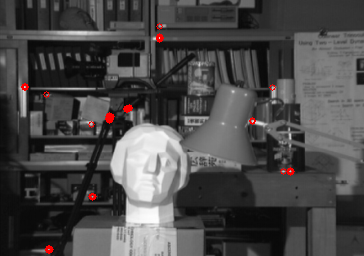
//> input picture W4_PracticalExample/ref_corners.png, 364 x 256 px, given in place of ref.bmp, which was not available
$ ./W4_PracticalExample_Test_   (built with g++ and OpenCV 4)
//> lines starting //> are read from the running program, lines starting //| are printed output that depends on the picture; after the words box and inside, x2 and y2 are one past the last pixel; in counts of white or black regions, pixels touching at a corner belong together; pictures that were not available may be replaced by others from this repository, and a replacement may not be noted
#include <opencv2/opencv.hpp>
#include <opencv2/imgproc.hpp>
#include <opencv2/highgui.hpp>
#include <float.h>
#include <math.h>
#include <stdio.h>
#include <stdlib.h>

using namespace cv;

typedef struct { int x; int y; } CPoint;

/*** 1) Gradient ***/
void computePrewittIxIy(const Mat* gray, float* Ix, float* Iy)
{
    const int W = gray->cols;
    const int H = gray->rows;

    int xmask[3][3] = { {-1, 0, 1}, {-1, 0, 1}, {-1, 0, 1} };
    int ymask[3][3] = { {-1,-1,-1}, { 0, 0, 0}, { 1, 1, 1} };

    int x, y, dx, dy;
    // 경계 1픽셀은 0 유지
    for (y = 1; y < H - 1; ++y) {
        for (x = 1; x < W - 1; ++x) {
            int gx = 0, gy = 0;
            for (dy = -1; dy <= 1; ++dy) {
                for (dx = -1; dx <= 1; ++dx) {
                    unsigned char pix = gray->data[(y + dy) * W + (x + dx)];
                    gx += xmask[dy + 1][dx + 1] * (int)pix;
                    gy += ymask[dy + 1][dx + 1] * (int)pix;
                }
            }
            Ix[y * W + x] = (float)gx;
            Iy[y * W + x] = (float)gy;
        }
    }
}

/*** 2) Harris Corner Response R = det - k*(trace^2) ***/
void computeHarrisR(const float* Ix, const float* Iy,
    int W, int H, int win_size, float k,
    float* R, float* out_minR, float* out_maxR)
{
    const int r = win_size / 2;
    float minR = FLT_MAX;
    float maxR = -FLT_MAX;

    int x, y;
    for (y = 0; y < H; ++y) {
        for (x = 0; x < W; ++x) {
            int y0 = (y - r > 0) ? (y - r) : 0;
            int y1 = (y + r < H - 1) ? (y + r) : (H - 1);
            int x0 = (x - r > 0) ? (x - r) : 0;
            int x1 = (x + r < W - 1) ? (x + r) : (W - 1);

            float Sxx = 0.f, Syy = 0.f, Sxy = 0.f;
            int yy, xx;
            for (yy = y0; yy <= y1; ++yy) {
                int row = yy * W;
                for (xx = x0; xx <= x1; ++xx) {
                    float ix = Ix[row + xx];
                    float iy = Iy[row + xx];
                    Sxx += ix * ix;
                    Syy += iy * iy;
                    Sxy += ix * iy;
                }
            }
            float det = Sxx * Syy - Sxy * Sxy;
            float tr = Sxx + Syy;
            float rVal = det - k * tr * tr;

            R[y * W + x] = rVal;
            if (rVal < minR) minR = rVal;
            if (rVal > maxR) maxR = rVal;
        }
    }
    *out_minR = minR;
    *out_maxR = maxR;
}

// [23 lines of commented-out code are left out]
int collectCornersByThreshold(const Mat* gray, const float* R,
    int W, int H, float minR, float maxR,
    float thresh_ratio, int draw_circle,
    Scalar color, int radius,
    Mat* vis_out, const char* save_path,
    CPoint* out_points, int out_cap)
{
    cvtColor(*gray, *vis_out, COLOR_GRAY2BGR);
    const float thresh = minR + (maxR - minR) * thresh_ratio;

    int count = 0;
    int x, y;
    for (y = 1; y < H - 1; ++y) {
        for (x = 1; x < W - 1; ++x) {
            if (R[y * W + x] >= thresh) {
                if (count < out_cap) {
                    out_points[count].x = x;
                    out_points[count].y = y;
                    ++count;
                }
                if (draw_circle) {
                    Point p; p.x = x; p.y = y;
                    circle(*vis_out, p, radius, color, 1, 8, 0);
                }
            }
        }
    }
    if (save_path && save_path[0] != '\0') {
        imwrite(save_path, *vis_out);
    }
    return count;
}

/*** 4) HOG(9-bin, 0~180deg) 한 코너 주변에서 계산 (block=16) ***/
int computeHOG_around_point(const Mat* gray, int cx, int cy,
    int block, int nbins, float* hist_out)
{
    const int W = gray->cols;
    const int H = gray->rows;
    const int half = block / 2;

    // 블록이 영상 밖으로 나가면 0 반환(계산 건너뜀)
    if (cx - half < 1 || cy - half < 1 || cx + half >= W - 1 || cy + half >= H - 1) {
        int i; for (i = 0; i < nbins; ++i) hist_out[i] = 0.f;
        return 0;
    }

    int i;
    for (i = 0; i < nbins; ++i) hist_out[i] = 0.f;

    int x, y;
    for (y = cy - half; y < cy + half; ++y) {
        for (x = cx - half; x < cx + half; ++x) {
            // 간단한 중심차분으로 gradient (Sobel/Prewitt 대신)
            float gx = (float)gray->data[y * W + (x + 1)] - (float)gray->data[y * W + (x - 1)];
            float gy = (float)gray->data[(y + 1) * W + x] - (float)gray->data[(y - 1) * W + x];

            float mag = sqrtf(gx * gx + gy * gy);
            float angle = atan2f(gy, gx) * 180.0f / (float)CV_PI;  // [-180,180]
            if (angle < 0.f) angle += 180.f;                        // [0,180)

            // bin 할당 (9-bin → 20도 간격)
            int bin = (int)(angle / (180.f / (float)nbins));
            if (bin >= nbins) bin = nbins - 1;
            hist_out[bin] += mag;
        }
    }

    // L2 정규화
    float ss = 0.f;
    for (i = 0; i < nbins; ++i) ss += hist_out[i] * hist_out[i];
    ss = sqrtf(ss) + 1e-6f;
    for (i = 0; i < nbins; ++i) hist_out[i] /= ss;

    return 1;
}

/*** 5) HOG 전체 코너에 대해 계산 (out_hogs: corners_count x nbins) ***/
void computeHOG_for_corners(const Mat* gray, const CPoint* corners, int corner_cnt,
    int block, int nbins, float* out_hogs /*size corner_cnt*nbins*/,
    unsigned char* valid /*size corner_cnt: 1=ok,0=skip*/)
{
    int i, ok;
    for (i = 0; i < corner_cnt; ++i) {
        ok = computeHOG_around_point(gray, corners[i].x, corners[i].y, block, nbins,
            out_hogs + (i * nbins));
        valid[i] = (unsigned char)ok;
        if (!ok) {
            int k;
            for (k = 0; k < nbins; ++k) out_hogs[i * nbins + k] = 0.f;
        }
    }
}

/*** 6) L2 거리 ***/
float L2_distance(const float* a, const float* b, int n)
{
    float s = 0.f;
    int i;
    for (i = 0; i < n; ++i) {
        float d = a[i] - b[i];
        s += d * d;
    }
    return sqrtf(s);
}

/*** 7) 최근접 매칭 (ref→tar) ***/
/* match_idx_ref2tar[i] = tar의 인덱스(또는 -1) */
void match_nearest_L2(const float* H_ref, const unsigned char* valid_ref, int n_ref,
    const float* H_tar, const unsigned char* valid_tar, int n_tar,
    int nbins, int* match_idx_ref2tar)
{
    int i, j;
    for (i = 0; i < n_ref; ++i) {
        if (!valid_ref[i]) { match_idx_ref2tar[i] = -1; continue; }
        float best = FLT_MAX;
        int best_j = -1;
        const float* h1 = H_ref + i * nbins;
        for (j = 0; j < n_tar; ++j) {
            if (!valid_tar[j]) continue;
            const float* h2 = H_tar + j * nbins;
            float d = L2_distance(h1, h2, nbins);
            if (d < best) { best = d; best_j = j; }
        }
        match_idx_ref2tar[i] = best_j;
    }
}

/*** 8) ref,tar 가로 합성 & 라인 시각화 ***/
void draw_matches_and_save(const Mat* ref_color, const Mat* tar_color,
    const CPoint* corners_ref, int n_ref,
    const CPoint* corners_tar, int n_tar,
    const int* match_idx_ref2tar,
    const char* save_path_lines,
    int draw_circles)
{
    int Wref = ref_color->cols, Href = ref_color->rows;
    int Wtar = tar_color->cols, Htar = tar_color->rows;

    int H = (Href > Htar) ? Href : Htar;
    int W = Wref + Wtar;

    Mat canvas(H, W, CV_8UC3, Scalar(0, 0, 0));
    // ref 복사
    Mat roiL = canvas(Rect(0, 0, Wref, Href));
    ref_color->copyTo(roiL);
    // tar 복사 (우측)
    Mat roiR = canvas(Rect(Wref, 0, Wtar, Htar));
    tar_color->copyTo(roiR);

    Scalar blue(255, 0, 0);
    Scalar green(0, 255, 0);
    int i;
    for (i = 0; i < n_ref; ++i) {
        int j = match_idx_ref2tar[i];
        if (j < 0 || j >= n_tar) continue;

        Point p1, p2;
        p1.x = corners_ref[i].x;
        p1.y = corners_ref[i].y;
        p2.x = corners_tar[j].x + Wref; // 오른쪽으로 오프셋
        p2.y = corners_tar[j].y;

        line(canvas, p1, p2, blue, 1, 8, 0);

        if (draw_circles) {
            circle(canvas, p1, 3, green, 1, 8, 0);
            circle(canvas, p2, 3, green, 1, 8, 0);
        }
    }

    imwrite(save_path_lines, canvas);
}

/*** ===== main: ref vs tar 매칭 데모 ===== ***/
int main(void)
{
    // 0) 입력
    Mat ref_gray = imread("C:/Users/shinj/Desktop/3-2/AEEDS/Data/ref.bmp", IMREAD_GRAYSCALE);
//> ref_gray: 256 rows x 364 cols, CV_8UC1; min 8, max 253, mean 73.6
    Mat tar_gray = imread("C:/Users/shinj/Desktop/3-2/AEEDS/Data/tar.bmp", IMREAD_GRAYSCALE);
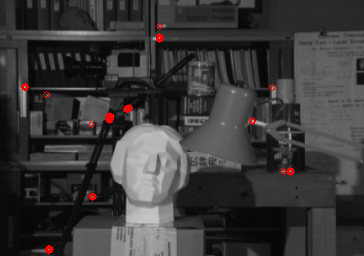
//> input picture W4_PracticalExample/tar_corners.png, 364 x 256 px, given in place of tar.bmp, which was not available
//> tar_gray: 256 rows x 364 cols, CV_8UC1; min 6, max 198, mean 57.3
    if (ref_gray.empty() || tar_gray.empty()) {
        fprintf(stderr, "이미지 로드 실패 (경로 확인)\n");
        return -1;
    }
    // 컬러 버전 (그리기용)
    Mat ref_color, tar_color;
    cvtColor(ref_gray, ref_color, COLOR_GRAY2BGR);
    cvtColor(tar_gray, tar_color, COLOR_GRAY2BGR);

    const int Wref = ref_gray.cols, Href = ref_gray.rows;
//> Wref = 364; Href = 256
    const int Wtar = tar_gray.cols, Htar = tar_gray.rows;
//> Wtar = 364; Htar = 256

    // 1) Gradient
    float* Ix_ref = (float*)calloc(Wref * Href, sizeof(float));
    float* Iy_ref = (float*)calloc(Wref * Href, sizeof(float));
    float* Ix_tar = (float*)calloc(Wtar * Htar, sizeof(float));
    float* Iy_tar = (float*)calloc(Wtar * Htar, sizeof(float));
    if (!Ix_ref || !Iy_ref || !Ix_tar || !Iy_tar) {
        fprintf(stderr, "메모리 할당 실패(grad)\n");
        free(Ix_ref); free(Iy_ref); free(Ix_tar); free(Iy_tar);
        return -1;
    }
    computePrewittIxIy(&ref_gray, Ix_ref, Iy_ref);
    computePrewittIxIy(&tar_gray, Ix_tar, Iy_tar);

    // 2) Harris R
    float* R_ref = (float*)calloc(Wref * Href, sizeof(float));
    float* R_tar = (float*)calloc(Wtar * Htar, sizeof(float));
    if (!R_ref || !R_tar) {
        fprintf(stderr, "메모리 할당 실패(R)\n");
        free(Ix_ref); free(Iy_ref); free(Ix_tar); free(Iy_tar);
        free(R_ref); free(R_tar);
        return -1;
    }
    float minR_ref, maxR_ref, minR_tar, maxR_tar;
    computeHarrisR(Ix_ref, Iy_ref, Wref, Href, 3, 0.04f, R_ref, &minR_ref, &maxR_ref);
//> the loop in computeHarrisR, `for (y = 0; y < H; ++y)` made 256 passes
//> (minR, maxR) on passes 1 to 3: (-223451888, 208642624), (-906646336, 645960704), (-2.06e+09, 1.72e+09)
//> after the loop in computeHarrisR, `for (y = 0; y < H; ++y)`: minR = -6.21e+10; maxR = 2.42e+11
//> minR_ref = -6.21e+10; maxR_ref = 2.42e+11
    computeHarrisR(Ix_tar, Iy_tar, Wtar, Htar, 3, 0.04f, R_tar, &minR_tar, &maxR_tar);
//> the loop in computeHarrisR (call 2), `for (y = 0; y < H; ++y)` made 256 passes
//> (minR, maxR) on passes 1 to 3: (-82420048, 75420840), (-335509024, 236187232), (-761594176, 655972352)
//> minR_tar = -2.34e+10; maxR_tar = 4.47e+10

    // (옵션) R 맵 저장
    // saveRmap(R_ref, Wref, Href, minR_ref, maxR_ref, "ref_Rmap.png");
    // saveRmap(R_tar, Wtar, Htar, minR_tar, maxR_tar, "tar_Rmap.png");

    // 3) Corner 좌표 수집
    const float thresh_ratio = 0.50f;  // 필요시 0.01~0.5 사이로 조절
    Scalar red(0, 0, 255);
    Mat ref_vis, tar_vis;

    // 최대 코너 수를 영상 전체 크기로(상한) 잡음
    CPoint* corners_ref = (CPoint*)malloc(sizeof(CPoint) * Wref * Href);
    CPoint* corners_tar = (CPoint*)malloc(sizeof(CPoint) * Wtar * Htar);
    if (!corners_ref || !corners_tar) {
        fprintf(stderr, "메모리 할당 실패(corners)\n");
        free(Ix_ref); free(Iy_ref); free(Ix_tar); free(Iy_tar);
        free(R_ref); free(R_tar);
        free(corners_ref); free(corners_tar);
        return -1;
    }

    int n_ref = collectCornersByThreshold(&ref_gray, R_ref, Wref, Href,
        minR_ref, maxR_ref, thresh_ratio,
        /*draw_circle*/1, red, 3,
        &ref_vis, "ref_corners.png",
        corners_ref, Wref * Href);
//> in collectCornersByThreshold, `const float thresh = minR + (maxR - minR) * thresh_ratio;`: thresh = 9.02e+10
//> the loop in collectCornersByThreshold, `for (y = 1; y < H - 1; ++y)` made 254 passes
//> count on passes 1 to 3: 0, 0, 0
//> after the loop in collectCornersByThreshold, `for (y = 1; y < H - 1; ++y)`:
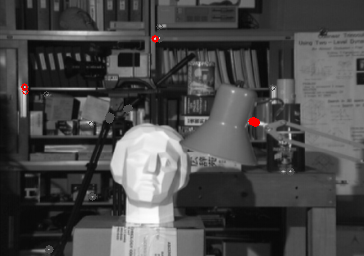
//> vis_out: 256 rows x 364 cols, CV_8UC3; mean B, G, R 73.4, 73.4, 73.9
//> after the loop in collectCornersByThreshold, `for (y = 1; y < H - 1; ++y)`: count = 21
//> n_ref = 21
    int n_tar = collectCornersByThreshold(&tar_gray, R_tar, Wtar, Htar,
        minR_tar, maxR_tar, thresh_ratio,
        /*draw_circle*/1, red, 3,
        &tar_vis, "tar_corners.png",
        corners_tar, Wtar * Htar);
//> call 2 of collectCornersByThreshold, with W = 364, H = 256, minR = -2.34e+10, maxR = 4.47e+10, thresh_ratio = 0.5, draw_circle = 1, color = Scalar(0, 0, 255), radius = 3
//> in collectCornersByThreshold (call 2), `const float thresh = minR + (maxR - minR) * thresh_ratio;`: thresh = 1.07e+10
//> the loop in collectCornersByThreshold (call 2), `for (y = 1; y < H - 1; ++y)` made 254 passes
//> after the loop in collectCornersByThreshold (call 2), `for (y = 1; y < H - 1; ++y)`:
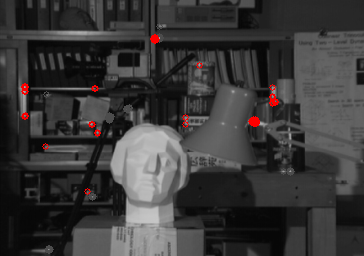
//> vis_out: 256 rows x 364 cols, CV_8UC3; mean B, G, R 56.9, 56.9, 58.3
//> after the loop in collectCornersByThreshold (call 2), `for (y = 1; y < H - 1; ++y)`: count = 61
//> n_tar = 61
    printf("corners: ref=%d, tar=%d\n", n_ref, n_tar);
//| corners: ref=21, tar=61

    // 4) 각 코너의 HOG(16x16, 9-bin)
    const int block = 16;
    const int nbins = 9;

    float* HOG_ref = (float*)malloc(sizeof(float) * n_ref * nbins);
    float* HOG_tar = (float*)malloc(sizeof(float) * n_tar * nbins);
    unsigned char* valid_ref = (unsigned char*)malloc(n_ref);
    unsigned char* valid_tar = (unsigned char*)malloc(n_tar);
    if (!HOG_ref || !HOG_tar || !valid_ref || !valid_tar) {
        fprintf(stderr, "메모리 할당 실패(HOG)\n");
        free(Ix_ref); free(Iy_ref); free(Ix_tar); free(Iy_tar);
        free(R_ref); free(R_tar);
        free(corners_ref); free(corners_tar);
        free(HOG_ref); free(HOG_tar); free(valid_ref); free(valid_tar);
        return -1;
    }

    computeHOG_for_corners(&ref_gray, corners_ref, n_ref, block, nbins, HOG_ref, valid_ref);
//> the loop in computeHOG_for_corners, `for (i = 0; i < corner_cnt; ++i)` made 21 passes
    computeHOG_for_corners(&tar_gray, corners_tar, n_tar, block, nbins, HOG_tar, valid_tar);
//> the loop in computeHOG_for_corners (call 2), `for (i = 0; i < corner_cnt; ++i)` made 61 passes

    // 5) 최근접 매칭 (ref -> tar)
    int* match_idx = (int*)malloc(sizeof(int) * n_ref);
    if (!match_idx) {
        fprintf(stderr, "메모리 할당 실패(match)\n");
        free(Ix_ref); free(Iy_ref); free(Ix_tar); free(Iy_tar);
        free(R_ref); free(R_tar);
        free(corners_ref); free(corners_tar);
        free(HOG_ref); free(HOG_tar); free(valid_ref); free(valid_tar);
        return -1;
    }
    match_nearest_L2(HOG_ref, valid_ref, n_ref, HOG_tar, valid_tar, n_tar, nbins, match_idx);
//> the loop in match_nearest_L2, `for (i = 0; i < n_ref; ++i)` made 21 passes
//> (best, best_j) on passes 1 to 12: (0.0472, 5), (0.0596, 5), (0.104, 9), (0.0923, 12), (0.092, 14), (0.0751, 20), (0.158, 34), (0.147, 35), (0.116, 35), (0.169, 39), (0.159, 40), (0.148, 41)

    // 6) 라인 그리기 (ref, tar 합성)
    draw_matches_and_save(&ref_color, &tar_color,
        corners_ref, n_ref, corners_tar, n_tar,
        match_idx,
        "Matched_lines.png",
        /*draw_circles=*/1);
//> in draw_matches_and_save, `ref_color->copyTo(roiL);`:
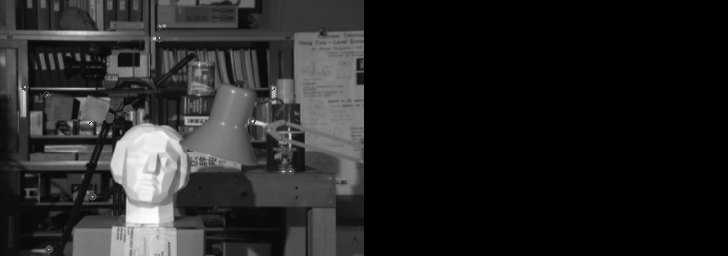
//> canvas: 256 rows x 728 cols, CV_8UC3; min 0, max 253, mean 36.8
//> in draw_matches_and_save, `Mat roiR = canvas(Rect(Wref, 0, Wtar, Htar));`: roiR: 256 rows x 364 cols, CV_8UC3; every value is 0
//> in draw_matches_and_save, `tar_color->copyTo(roiR);`:
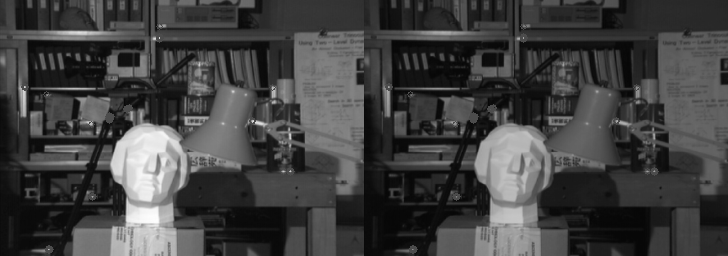
//> canvas: 256 rows x 728 cols, CV_8UC3; min 6, max 253, mean 65.4
//> the loop in draw_matches_and_save, `for (i = 0; i < n_ref; ++i)` made 21 passes
//> j on passes 1 to 12: 5, 5, 9, 12, 14, 20, 34, 35, 35, 39, 40, 41
//> after the loop in draw_matches_and_save, `for (i = 0; i < n_ref; ++i)`:
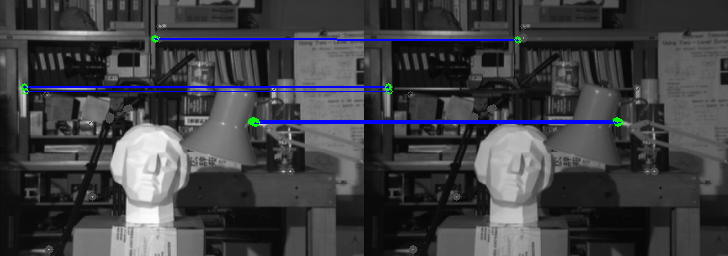
//> canvas: 256 rows x 728 cols, CV_8UC3; 1.89% of pixels changed, all inside (x1, y1, x2, y2) = (21, 35, 624, 127)

    // free
    free(Ix_ref); free(Iy_ref); free(Ix_tar); free(Iy_tar);
    free(R_ref); free(R_tar);
    free(corners_ref); free(corners_tar);
    free(HOG_ref); free(HOG_tar); free(valid_ref); free(valid_tar);
    free(match_idx);

    printf("Done. Output: ref_corners.png, tar_corners.png, Matched_lines.png\n");
    return 0;
}
